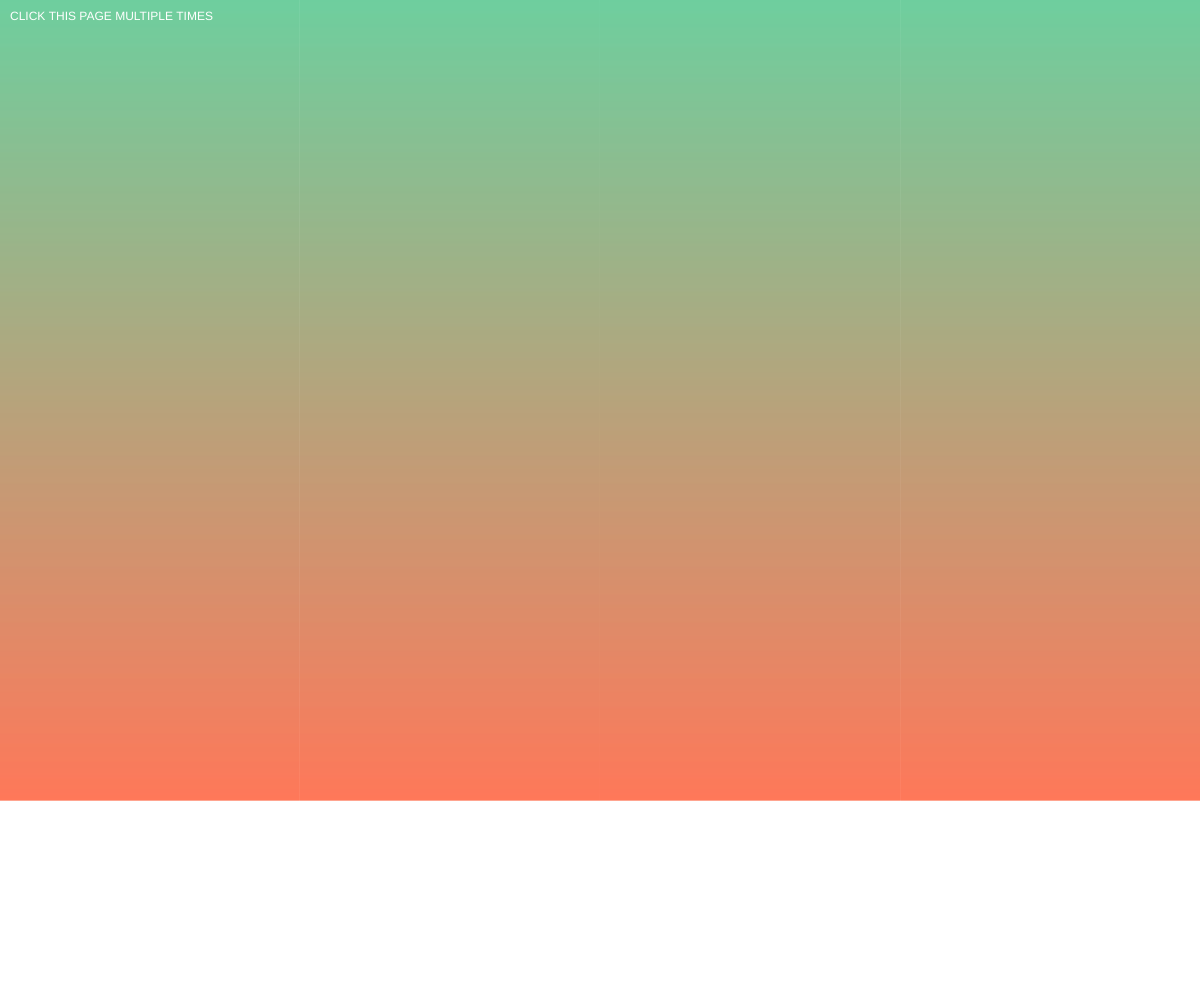
Frame 1 (no input)
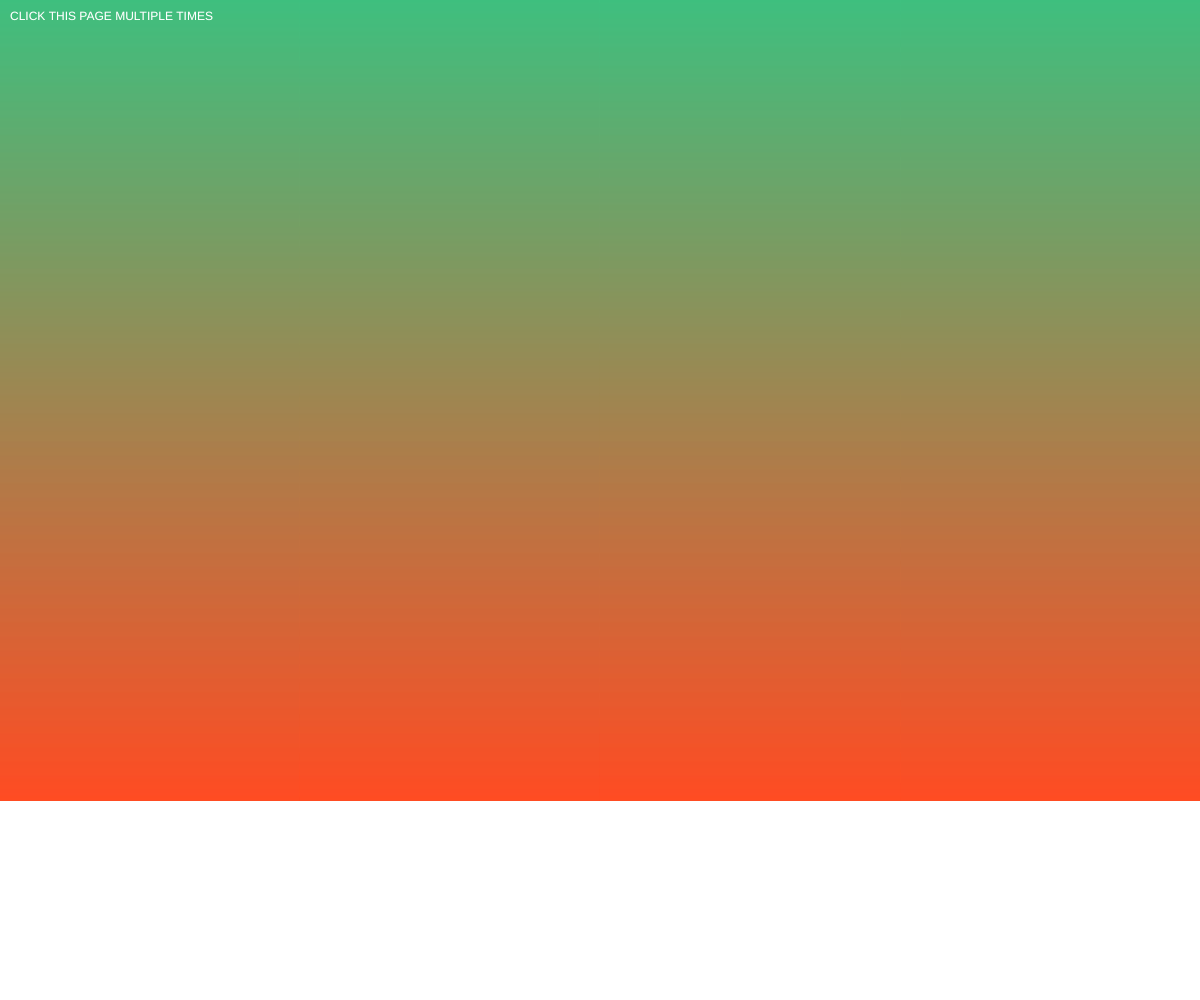
Frame 60 (no input)
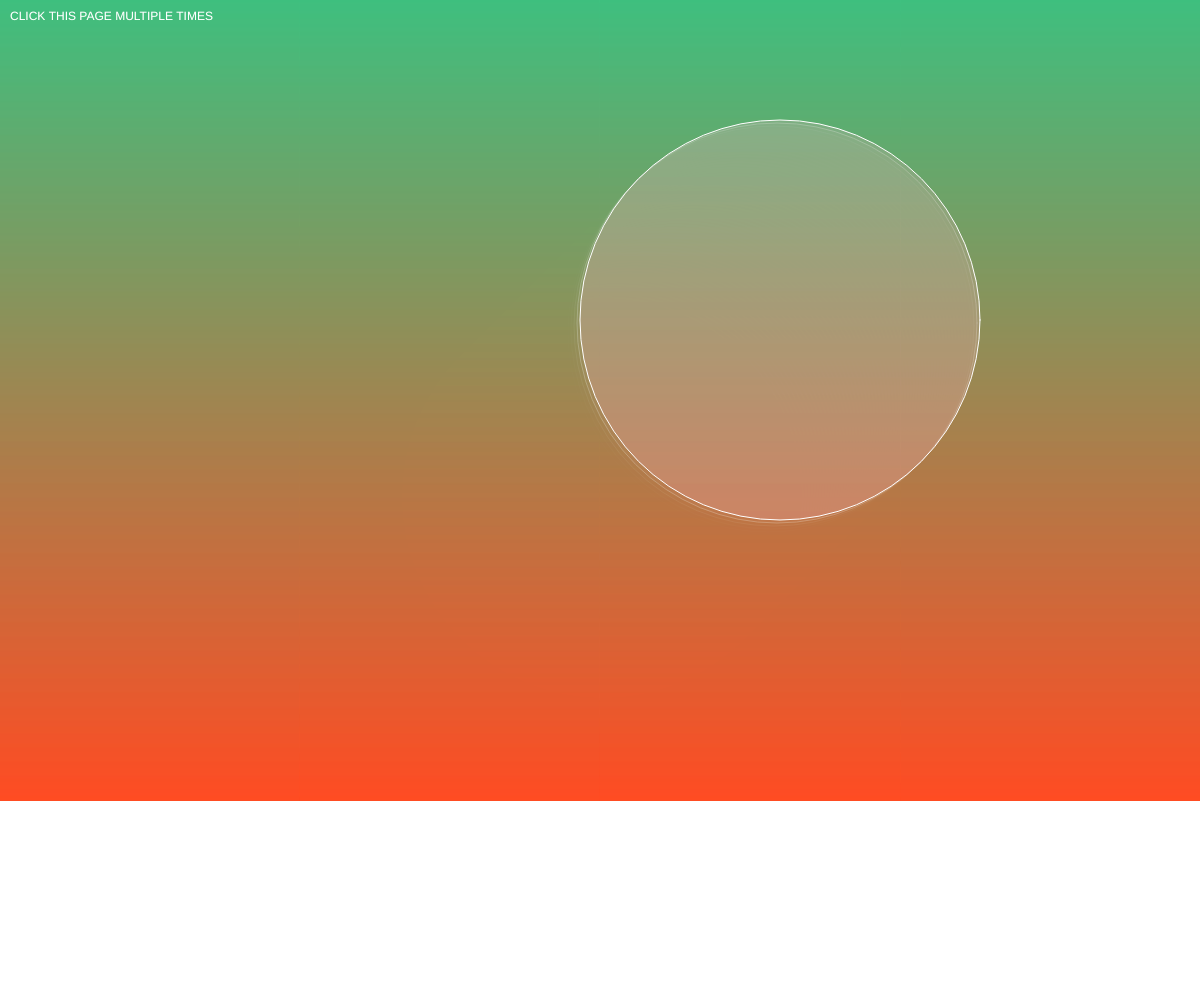
Frame 120 (the mouse pressed at the canvas centre since frame 60)

The p5.js sketch that drew these frames (run headless with seeded random() and noise() and a simulated clock; from frame 60 on, the mouse is pressed at the canvas centre):

// p5.js sketch
// ── sketch.js
let circles = [];

function setup() {
  createCanvas(windowWidth,windowHeight);
  frameRate(30); //setting frameRate lower to have ellipses move slower
}

function mousePressed () { //function that draws an ellipse when the mouse is pressed
  let b = new Circle()
  circles.push(b);
}

function draw(){
var color1 = color(63, 191, 127);
var color2 = color(255, 76, 35);

//draws gradient background by calling the function setGradient
setGradient(0, 0, windowWidth, 800, color1, color2, "Y");

push();
  noStroke();
  fill(255);
  textFont('Arial');
  text('CLICK THIS PAGE MULTIPLE TIMES',10,20);
pop();

//for-loop that calls the class Circle
  for (let Circle of circles) {
    Circle.move();
    Circle.show();
  }
}

class Circle {
  constructor() {
    this.positionX = mouseX; // circle is initially drawn at mouse coordinates...
    this.positionY = mouseY;
    this.xSpeed = 3; //... then moves with a speed of 3
    this.ySpeed = 3;
  }
  show() {
    strokeWeight(1);
    stroke(255);
    fill('rgba(255,180,200,0.20)');
    ellipse(this.positionX, this.positionY, 400, 400);
  }
  move() {
    // When the circle moves out of the window, it will turn in a new direction
    // and move -5 pixels along either the y- or x-aksis
    if(this.positionX > width || this.positionX < 0) {
      this.xSpeed = this.xSpeed * -1;
    }
    if(this.positionY > height || this.positionY < 0) {
      this.ySpeed = this.ySpeed * -1;
    }

    // this makes sure the circle keeps moving
    this.positionX = this.positionX + this.xSpeed;
    this.positionY = this.positionY - this.ySpeed;
  }
}

// draws the background by using var color1 and var color2 from function draw
function setGradient(x, y, w, h, c1, c2, axis) {
  noFill();

  if (axis == "Y") {  // Top to bottom gradient
    for (var i = y; i <= y+h; i++) {
      var inter = map(i, y, y+h, 0, 1);
      var c = lerpColor(c1, c2, inter);
      stroke(c);
      line(x, i, x+w, i);
    }
  }
  else if (axis == "X") {  // Left to right gradient
    for (var j = x; j <= x+w; j++) {
      var inter2 = map(j, x, x+w, 0, 1);
      var d = lerpColor(c1, c2, inter2);
      stroke(d);
      line(j, y, j, y+h);
    }
  }
}
